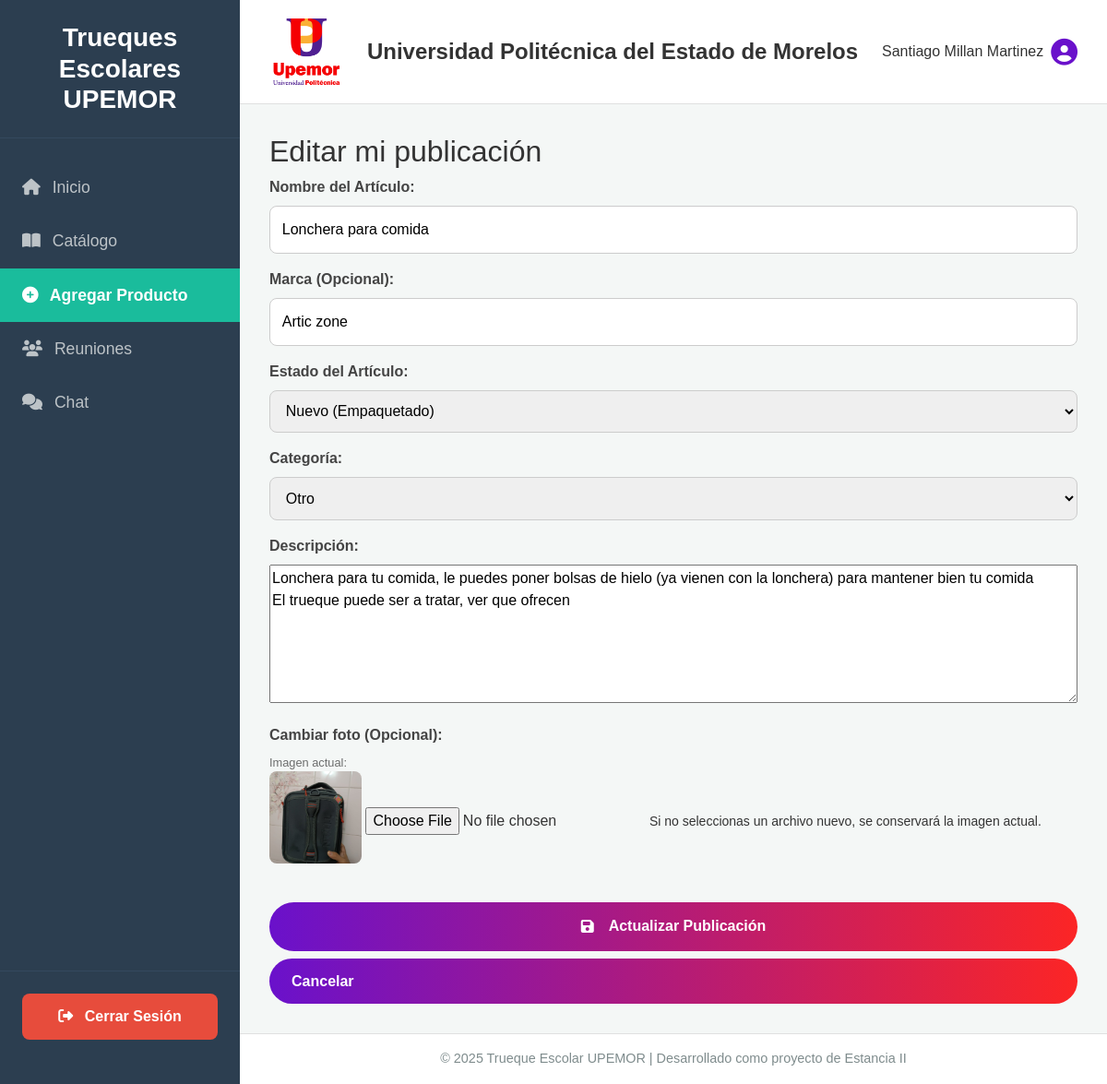
Screenshot of /index.php?action=editar_producto&id=21 (signed in) with the database file from the repository.
### tables this page shows
CREATE TABLE `objetos` (
  `id_objetos` int(11) NOT NULL,
  `nombre` varchar(255) NOT NULL,
  `marca` varchar(100) DEFAULT NULL,
  `estado` varchar(50) NOT NULL,
  `descripcion` text NOT NULL,
  `categoria` varchar(50) DEFAULT NULL,
  `imagen` varchar(255) NOT NULL,
  `ID` int(11) NOT NULL,
  `fecha_publicacion` datetime DEFAULT current_timestamp(),
  `eliminado` tinyint(1) DEFAULT 0 COMMENT '0=Activo, 1=Eliminado',
  `fecha_eliminacion` datetime DEFAULT NULL COMMENT 'Fecha en que se eliminó',
  `eliminado_por` int(11) DEFAULT NULL COMMENT 'ID del usuario que eliminó'
);

### app/models/ProductoModel.php (called while the page is built, shortened)
<?php
class ProductoModel {
    private $db;
    public function __construct($dbConnection) {
        $this->db = $dbConnection;
    }
    public function obtenerPorId($id) {
        try {
            $sql = "SELECT * FROM objetos WHERE id_objetos = :id AND eliminado = 0";
            $stmt = $this->db->prepare($sql);
            $stmt->bindParam(':id', $id);
            $stmt->execute();
            return $stmt->fetch(PDO::FETCH_ASSOC);
        } catch (PDOException $e) {
            return false;
        }
    }
}
?>

### app/views/editarProducto.php (the view, shortened to what this page needs)
<?php
$nombre_usuario = $_SESSION['user_nombre'];
$id_producto = $_GET['id'];
if (!isset($productoModel)) {
    $productoModel = new ProductoModel($db);
}
$producto = $productoModel->obtenerPorId($id_producto);
?>
<!DOCTYPE html>
<html lang="es">
<head>
    <link href="https://cdn.jsdelivr.net/npm/bootstrap@5.3.2/dist/css/bootstrap.min.css" rel="stylesheet">
    <link rel="stylesheet" href="bootstrap/css/style.css">
    <link rel="stylesheet" href="https://cdnjs.cloudflare.com/ajax/libs/font-awesome/6.4.2/css/all.min.css">
</head>
<body class="dashboard-body">
    <aside class="sidebar">
        <div class="sidebar-header">
            <h3>Trueques Escolares UPEMOR</h3>
        </div>
        <nav class="sidebar-nav">
            <a href="index.php?action=vistaAlumnos"><i class="fas fa-home me-2"></i> Inicio</a>
            <a href="index.php?action=catalogo"><i class="fas fa-book-open me-2"></i> Catálogo</a>
            <a href="index.php?action=agregarProducto" class="active"><i class="fas fa-plus-circle me-2"></i> Agregar Producto</a>
            <a href="#"><i class="fas fa-users me-2"></i> Reuniones</a>
            <a href="index.php?action=chat"><i class="fas fa-comments me-2"></i> Chat</a>
        </nav>
        <div class="sidebar-footer">
            <a href="index.php?action=logout" class="logout-btn">
                <i class="fas fa-sign-out-alt me-2"></i> Cerrar Sesión
            </a>
        </div>
    </aside>
    <div class="main-wrapper">
        <header class="dashboard-header">
            <img src="img/upemor.png" alt="Logo Upemor" class="header-logo">
            <h1 class="header-title">Universidad Politécnica del Estado de Morelos</h1>
            <div class="header-user">
                <span><?php echo htmlspecialchars($nombre_usuario); ?></span>
                <i class="fas fa-user-circle ms-2"></i>
            </div>
        </header>
        <main class="dashboard-content">
            <section class="form-container">
                <h2>Editar mi publicación</h2>
                <form action="index.php?action=actualizar_producto" method="POST" enctype="multipart/form-data">
                    <div class="form-group">
                        <label for="nombre">Nombre del Artículo:</label>
                        <input type="text" id="nombre" name="nombre" value="<?php echo htmlspecialchars($producto['nombre']); ?>" required>
                    </div>
                    <div class="form-group">
                        <label for="marca">Marca (Opcional):</label>
                        <input type="text" id="marca" name="marca" value="<?php echo htmlspecialchars($producto['marca']); ?>">
                    </div>
                    <div class="form-group">
                        <label for="estado">Estado del Artículo:</label>
                        <select id="estado" name="estado" required>
                            <option value="nuevo" <?php if($producto['estado'] == 'nuevo') echo 'selected'; ?>>Nuevo (Empaquetado)</option>
                        </select>
                    </div>
                    <div class="form-group">
                        <label for="categoria">Categoría:</label>
                        <select id="categoria" name="categoria" required>
                            <option value="Otro" <?php if($producto['categoria'] == 'Otro') echo 'selected'; ?>>Otro</option>
                        </select>
                    </div>
                    <div class="form-group">
                        <label for="descripcion">Descripción:</label>
                        <textarea id="descripcion" name="descripcion" rows="6" style="width: 100%; resize: both;"required><?php echo htmlspecialchars($producto['descripcion']); ?></textarea>
                    </div>
                    <div class="form-group">
                        <label for="imagen">Cambiar foto (Opcional):</label>
                        <p style="font-size: 0.8rem; opacity: 0.7; margin: 0;">Imagen actual:</p>
                        <img src="uploads/productos/<?php echo htmlspecialchars($producto['imagen']); ?>" alt="Imagen actual" style="width: 100px; height: 100px; object-fit: cover; border-radius: 8px; margin-bottom: 10px;">
                        <input type="file" id="imagen" name="imagen" accept="image/png, image/jpeg">
                        <small>Si no seleccionas un archivo nuevo, se conservará la imagen actual.</small>
                    </div>
                    <button type="submit" class="btn btn-register w-100">
                        <i class="fas fa-save me-2"></i>
                        Actualizar Publicación
                    </button>
                    <a href="index.php?action=vistaAlumnos" class="btn btn-secondary w-100 mt-2">
                        Cancelar
                    </a>
                </form>
            </section>
        </main>
        <footer class="dashboard-footer">
            <p>© 2025 Trueque Escolar UPEMOR | Desarrollado como proyecto de Estancia II</p>
        </footer>
    </div>
</body>
</html>

### rows the page displays
objetos: nombre "Lonchera para comida", marca "Artic zone", estado "Nuevo (Empaquetado)", categoria "Otro", descripcion "Lonchera para tu comida, le puedes poner bolsas de hielo (ya vienen con la lonchera) para mantener bien tu comida El trueque puede ser a tratar, ver que ofrecen", imagen (picture)

### other values shown
$nombre_usuario "Santiago Millan Martinez"
